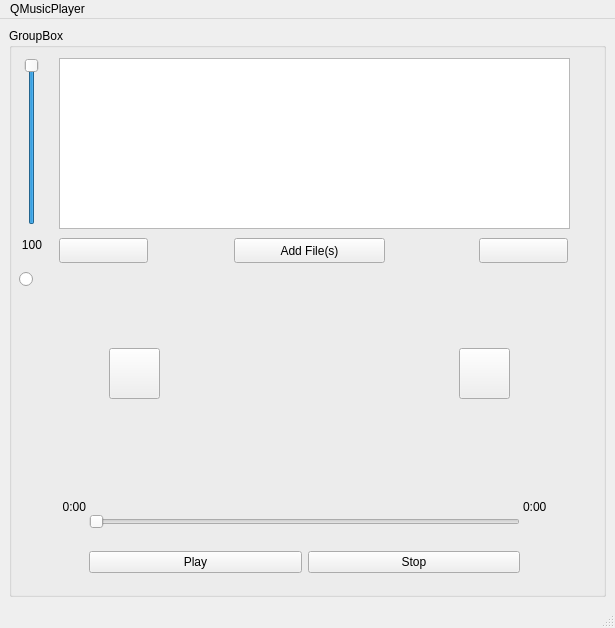
<?xml version="1.0" encoding="UTF-8"?>
<ui version="4.0">
 <class>MainWindow</class>
 <widget class="QMainWindow" name="MainWindow">
  <property name="geometry">
   <rect>
    <x>0</x>
    <y>0</y>
    <width>615</width>
    <height>628</height>
   </rect>
  </property>
  <property name="windowTitle">
   <string>MainWindow</string>
  </property>
  <widget class="QWidget" name="centralwidget">
   <layout class="QHBoxLayout" name="horizontalLayout">
    <item>
     <widget class="QGroupBox" name="groupBox">
      <property name="sizePolicy">
       <sizepolicy hsizetype="Expanding" vsizetype="Expanding">
        <horstretch>0</horstretch>
        <verstretch>0</verstretch>
       </sizepolicy>
      </property>
      <property name="title">
       <string>GroupBox</string>
      </property>
      <widget class="QWidget" name="layoutWidget">
       <property name="geometry">
        <rect>
         <x>80</x>
         <y>470</y>
         <width>431</width>
         <height>91</height>
        </rect>
       </property>
       <layout class="QVBoxLayout" name="verticalLayout">
        <item>
         <widget class="QSlider" name="progressBar">
          <property name="orientation">
           <enum>Qt::Horizontal</enum>
          </property>
         </widget>
        </item>
        <item>
         <layout class="QHBoxLayout" name="horizontalLayout_2">
          <item>
           <widget class="QPushButton" name="playBtn">
            <property name="text">
             <string>Play</string>
            </property>
           </widget>
          </item>
          <item>
           <widget class="QPushButton" name="stopBtn">
            <property name="text">
             <string>Stop</string>
            </property>
           </widget>
          </item>
         </layout>
        </item>
       </layout>
      </widget>
      <widget class="QLabel" name="progLabel">
       <property name="geometry">
        <rect>
         <x>10</x>
         <y>470</y>
         <width>67</width>
         <height>17</height>
        </rect>
       </property>
       <property name="text">
        <string>0:00</string>
       </property>
       <property name="alignment">
        <set>Qt::AlignRight|Qt::AlignTrailing|Qt::AlignVCenter</set>
       </property>
      </widget>
      <widget class="QLabel" name="progMaxLabel">
       <property name="geometry">
        <rect>
         <x>514</x>
         <y>470</y>
         <width>67</width>
         <height>17</height>
        </rect>
       </property>
       <property name="text">
        <string>0:00</string>
       </property>
      </widget>
      <widget class="QLabel" name="imgLabel">
       <property name="geometry">
        <rect>
         <x>170</x>
         <y>240</y>
         <width>261</width>
         <height>201</height>
        </rect>
       </property>
       <property name="text">
        <string/>
       </property>
       <property name="alignment">
        <set>Qt::AlignCenter</set>
       </property>
      </widget>
      <widget class="QLabel" name="mediaName">
       <property name="geometry">
        <rect>
         <x>90</x>
         <y>450</y>
         <width>421</width>
         <height>20</height>
        </rect>
       </property>
       <property name="sizePolicy">
        <sizepolicy hsizetype="Expanding" vsizetype="Expanding">
         <horstretch>0</horstretch>
         <verstretch>0</verstretch>
        </sizepolicy>
       </property>
       <property name="text">
        <string/>
       </property>
       <property name="alignment">
        <set>Qt::AlignCenter</set>
       </property>
      </widget>
      <widget class="QSlider" name="volumeBar">
       <property name="geometry">
        <rect>
         <x>10</x>
         <y>30</y>
         <width>26</width>
         <height>167</height>
        </rect>
       </property>
       <property name="maximum">
        <number>100</number>
       </property>
       <property name="value">
        <number>100</number>
       </property>
       <property name="orientation">
        <enum>Qt::Vertical</enum>
       </property>
      </widget>
      <widget class="QLabel" name="volLabel">
       <property name="geometry">
        <rect>
         <x>10</x>
         <y>200</y>
         <width>26</width>
         <height>34</height>
        </rect>
       </property>
       <property name="sizePolicy">
        <sizepolicy hsizetype="Maximum" vsizetype="Ignored">
         <horstretch>0</horstretch>
         <verstretch>0</verstretch>
        </sizepolicy>
       </property>
       <property name="text">
        <string>100</string>
       </property>
       <property name="alignment">
        <set>Qt::AlignCenter</set>
       </property>
      </widget>
      <widget class="QPushButton" name="chooseFile">
       <property name="geometry">
        <rect>
         <x>225</x>
         <y>210</y>
         <width>151</width>
         <height>25</height>
        </rect>
       </property>
       <property name="text">
        <string>Add File(s)</string>
       </property>
      </widget>
      <widget class="QListWidget" name="playlistWidget">
       <property name="geometry">
        <rect>
         <x>50</x>
         <y>30</y>
         <width>511</width>
         <height>171</height>
        </rect>
       </property>
       <property name="selectionMode">
        <enum>QAbstractItemView::ExtendedSelection</enum>
       </property>
      </widget>
      <widget class="QPushButton" name="shuffleBtn">
       <property name="geometry">
        <rect>
         <x>470</x>
         <y>210</y>
         <width>89</width>
         <height>25</height>
        </rect>
       </property>
       <property name="text">
        <string/>
       </property>
       <property name="icon">
        <iconset theme="media-playlist-shuffle"/>
       </property>
      </widget>
      <widget class="QPushButton" name="pushButton">
       <property name="geometry">
        <rect>
         <x>50</x>
         <y>210</y>
         <width>89</width>
         <height>25</height>
        </rect>
       </property>
       <property name="text">
        <string/>
       </property>
       <property name="icon">
        <iconset theme="media-eject"/>
       </property>
      </widget>
      <widget class="QPushButton" name="prevBtn">
       <property name="geometry">
        <rect>
         <x>100</x>
         <y>320</y>
         <width>51</width>
         <height>51</height>
        </rect>
       </property>
       <property name="text">
        <string/>
       </property>
       <property name="icon">
        <iconset theme="media-skip-backward"/>
       </property>
      </widget>
      <widget class="QPushButton" name="nextBtn">
       <property name="geometry">
        <rect>
         <x>450</x>
         <y>320</y>
         <width>51</width>
         <height>51</height>
        </rect>
       </property>
       <property name="text">
        <string/>
       </property>
       <property name="icon">
        <iconset theme="media-skip-forward"/>
       </property>
      </widget>
      <widget class="QRadioButton" name="radioButton">
       <property name="geometry">
        <rect>
         <x>10</x>
         <y>240</y>
         <width>41</width>
         <height>23</height>
        </rect>
       </property>
       <property name="text">
        <string/>
       </property>
       <property name="icon">
        <iconset theme="media-playlist-repeat"/>
       </property>
      </widget>
     </widget>
    </item>
   </layout>
  </widget>
  <widget class="QMenuBar" name="menubar">
   <property name="geometry">
    <rect>
     <x>0</x>
     <y>0</y>
     <width>615</width>
     <height>22</height>
    </rect>
   </property>
   <widget class="QMenu" name="menuQMusicPlayer">
    <property name="title">
     <string>QMusicPlayer</string>
    </property>
   </widget>
   <addaction name="menuQMusicPlayer"/>
  </widget>
  <widget class="QStatusBar" name="statusbar"/>
 </widget>
 <resources/>
 <connections/>
</ui>
